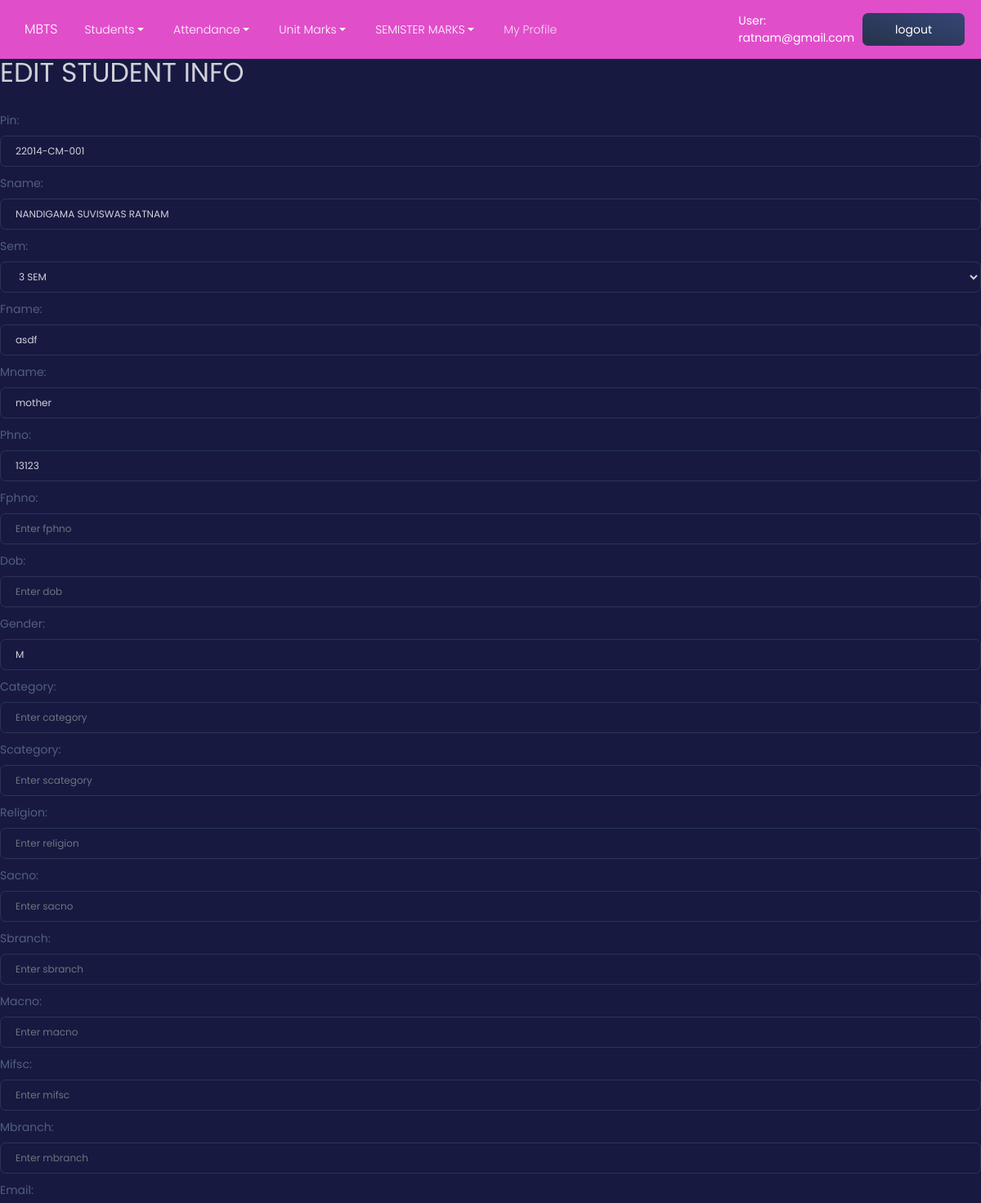
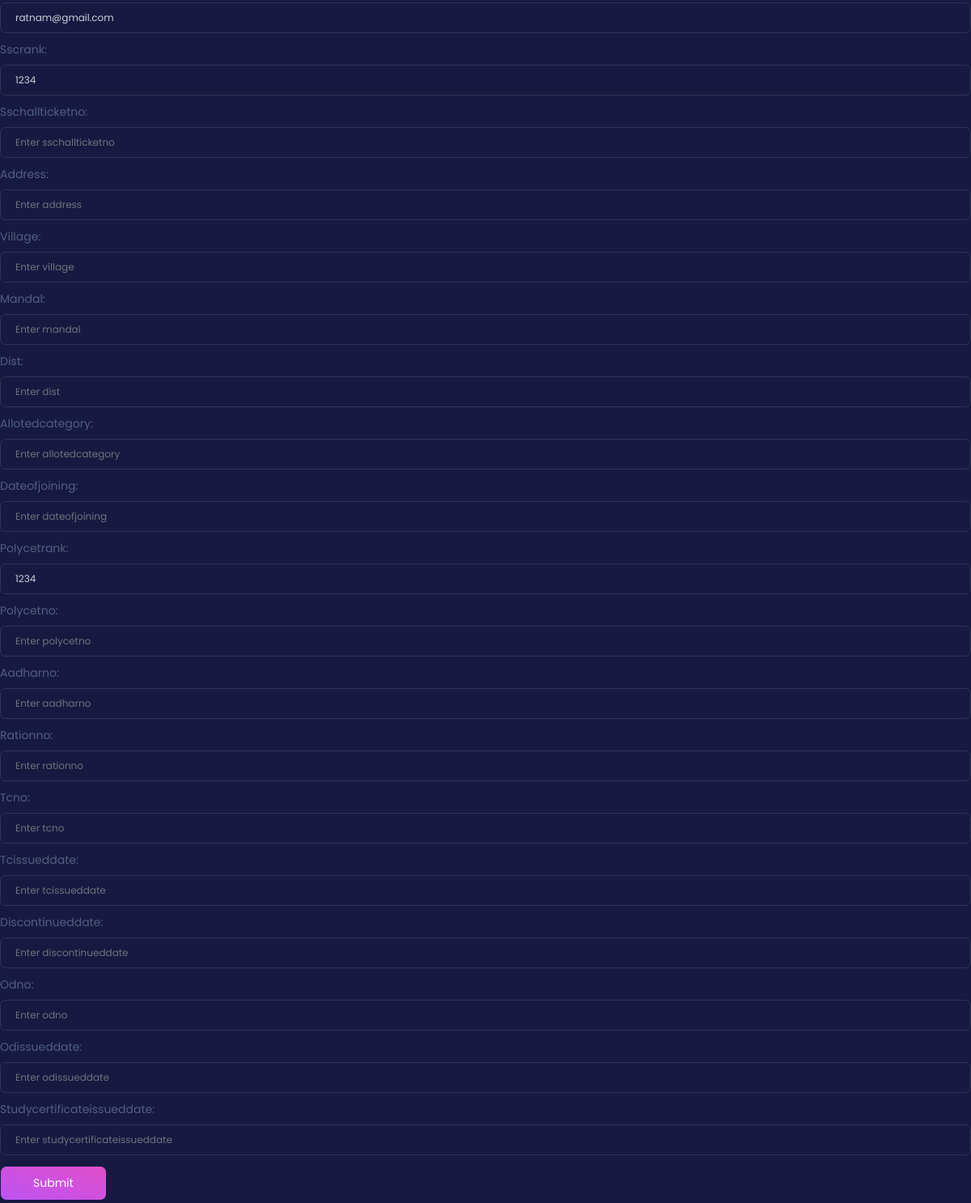
The page /n/i/22014-CM-001/edit (signed in) on the database its author committed (2 pictures, top to bottom).
### mbts/models.py (models this page shows)
class User(AbstractUser):
    TEACHER = 1
    STUDENT = 2
    ROLE_CHOICES = ((TEACHER, 'Teacher'), (STUDENT, 'Student'),)
    role = models.PositiveSmallIntegerField(choices=ROLE_CHOICES, blank=True, null=True, default=STUDENT)

class Students(models.Model):
    pin = models.CharField(max_length=20, primary_key=True)
    sname=models.CharField(max_length=50, default='student')
    fname=models.CharField(max_length=50, default='father')
    mname=models.CharField(max_length=50, default='mother')
    sem = models.CharField(max_length=10, null=True, choices=StudentClass.SEMS,)
    phno=models.CharField(max_length=12, null = True)
    fphno=models.CharField(max_length=12, null=True)
    dob=models.DateTimeField(blank=True, null=True)
    gender=models.CharField(max_length=1,default='M')
    category=models.CharField(max_length=5,blank=True, null=True)
    scategory=models.CharField(max_length=10,blank=True, null=True)
    religion=models.CharField(max_length=20,blank=True, null=True)
    sacno=models.CharField(max_length=20, blank=True, null=True)
    sifsc=models.CharField(max_length=20,blank=True, null=True)
    sbranch=models.CharField(max_length=20,blank=True, null=True)
    macno=models.CharField(max_length=22, blank=True, null=True)
    mifsc=models.CharField(max_length=20,blank=True, null=True)
    mbranch=models.CharField(max_length=20,blank=True, null=True)
    email=models.CharField(max_length=30)
    sscrank=models.IntegerField(default=1234, blank=True, null=True)
    sschallticketno=models.CharField(max_length=20, blank=True, null=True)
    address=models.CharField(max_length=30, blank=True, null=True)
    village=models.CharField(max_length=20, blank=True, null=True)
    mandal=models.CharField(max_length=20, blank=True, null=True)
    dist=models.CharField(max_length=20, blank=True,null=True)
    allotedcategory=models.CharField(max_length=20,blank=True, null=True)
    dateofjoining=models.DateTimeField(blank=True, null=True)
    polycetrank=models.IntegerField(blank=True,null=True)
    polycetno=models.IntegerField(blank=True,null=True)
    aadharno=models.CharField(max_length=22, blank=True,null=True)
    rationno=models.CharField(max_length=20,blank=True,null=True)
    tcno=models.IntegerField(blank=True, null=True)
    discontinueddate=models.DateTimeField(blank=True, null=True)
    odno=models.IntegerField(blank=True,null=True)
    odissueddate=models.DateTimeField(blank=True, null=True)
    tcissueddate=models.DateTimeField(blank=True, null=True)
    studycertificateissueddate=models.DateTimeField(blank=True, null=True)
    studentimage = models.ImageField(
        ("Title Image"),
        upload_to='static/Images/student_image/',
         max_length=None,
         blank = True,null = True)
    user = models.OneToOneField(User, on_delete=models.CASCADE, blank=True, null= True)

### mbts/views/student.py (the view, shortened to what this page needs)
# urls.py: path("i/<str:spin>/edit", student.edit, name="student_edit"),
@login_required
def edit(request, spin):
    context = {}
    s = Students.objects.get(pin=spin)
    if(request.method == "GET"):
        sf = StudentForm(instance=s)
        context['forms'] = sf
        return render(request, "students/edit.html",context)

### mbts/forms.py
class StudentForm(ModelForm):
    class Meta:
        model = Students
        fields = ["pin","sname","sem","fname","mname","phno","fphno","dob","gender","category","scategory","religion","sacno","sbranch","macno","mifsc","mbranch","email","sscrank","sschallticketno","address","village","mandal","dist","allotedcategory","dateofjoining","polycetrank","polycetno","aadharno","rationno","tcno","tcissueddate","discontinueddate","odno","odissueddate","studycertificateissueddate"]
        widgets = {
            'student_image': forms.FileInput(attrs={'class': 'form-control'}),
        }
    def __init__(self, *args, **kwargs):
        super().__init__(*args, **kwargs)
        for field in iter(self.fields):
            self.fields[field].widget.attrs.update({
                'class': 'form-control',
                'placeholder': 'Enter ' + field
            })

### mbts/templates/students/edit.html (shortened to what this page needs)
{% extends "base.html" %}
{% block content %}
<h1>EDIT STUDENT INFO</h1>
<form action = "" method = "post" enctype="multipart/form-data">
      {% for field in forms %}
        <div class="form-group">
        {{ field.label_tag }} {{ field }}
        </div>
       {% endfor %}
    <input type="submit" class="btn btn-primary" value="Submit" />
</form>
{% endblock %}

### mbts/templates/_menus.html (shortened to what this page needs)
<div class="container">
    <a class="navbar-brand" href="/n/i/">MBTS</a>
      <div class="collapse navbar-collapse" id="navbarNavDropdown">
        <ul class="navbar-nav">
          <li class="nav-item dropdown">
            <a class="nav-link dropdown-toggle" href="#" id="navbarDropdownMenuLink" data-toggle="dropdown" aria-haspopup="true" aria-expanded="false">
              Students
            </a>
          </li>
          <li class="nav-item dropdown">
            <a class="nav-link dropdown-toggle" href="#" id="navbarDropdownMenuLink" data-toggle="dropdown" aria-haspopup="true" aria-expanded="false">
              Attendance
            </a>
          </li>
          <li class="nav-item dropdown">
            <a class="nav-link dropdown-toggle" href="#" id="navbarDropdownMenuLink" data-toggle="dropdown" aria-haspopup="true" aria-expanded="false">
              Unit Marks
            </a>
          </li>
          <li class="nav-item dropdown">
            <a class="nav-link dropdown-toggle" href="#" id="navbarDropdownMenuLink" data-toggle="dropdown" aria-haspopup="true" aria-expanded="false">
              SEMISTER MARKS
            </a>
          </li>
          {% if user.is_authenticated %}
          <li class="nav-item">
            <a href="{% url 'users-profile' %}" class="nav-link" >
              <p>My Profile</p>
            </a>
          </li>
          {% endif %}
        </ul>
      </div>
    </div>
    {% if user.is_authenticated %}
    <span style="color:white">User: {{ user.get_username }}</span>
    <form method="post" action="{% url 'logout' %}">
     <button type="submit" class="btn" >logout</button>
 </form>
  {% else %}
    <a href="{% url 'login' %}?next={{ request.path }}" class="nav-link">Login</a>
  {% endif %}

### rows shown on the page
User: get_username "ratnam@gmail.com"
Students: forms "22014-CM-001" "NANDIGAMA SUVISWAS RATNAM" "3 SEM" "asdf" "mother" "13123" "M" "ratnam@gmail.com" "1234" "1234"

### other values the page prints
{{ field.label_tag }} "Pin:" "Sname:" "Sem:" "Fname:" "Mname:" "Phno:" "Fphno:" "Dob:" "Gender:" "Category:" "Scategory:" "Religion:" "Sacno:" "Sbranch:" "Macno:" "Mifsc:" "Mbranch:" "Email:" "Sscrank:" "Sschallticketno:" "Address:" "Village:" "Mandal:" "Dist:" "Allotedcategory:" "Dateofjoining:" "Polycetrank:" "Polycetno:" "Aadharno:" "Rationno:" "Tcno:" "Tcissueddate:" "Discontinueddate:" "Odno:" "Odissueddate:" "Studycertificateissueddate:"
